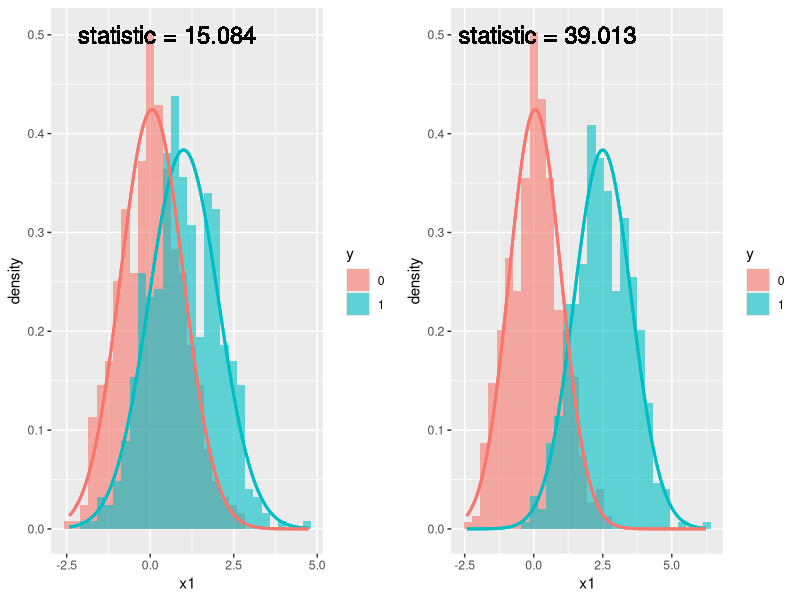

This chart was generated by the following R code:
# check if thelibraries are installed, otherwise install
if (!requireNamespace("GGally")) {
  install.packages("GGally")
}
if (!requireNamespace("ggplot2")) {
  install.packages("ggplot2")
}
if (!requireNamespace("mvtnorm")) {
  install.packages("mvtnorm")
}
if (!requireNamespace("gridExtra")) {
  install.packages("gridExtra")
}
if (!requireNamespace("ggpubr")) {
  install.packages("ggpubr")
}

library(gridExtra)
library(GGally)
library(ggplot2)
library(mvtnorm)

create_classification_task<- function(covariance_matrix,n_data,means){
  y = c(rep(1,n_data/2),rep(0,n_data/2))
  x = rmvnorm(n_data,
            mean = means,
            sigma = covariance_matrix
            )
  return(list(x=x,y=y))
}

#Parameters
variance=1
n_data=1000
covariance_matrix = matrix(c(variance,0,0,variance),ncol= 2)
task_data = create_classification_task(covariance_matrix = covariance_matrix,
                           n_data = n_data,
                           means = c(0,0)
                           )

create_histogram_plot <-function (task_data, translation){
  x1 = task_data$x[, 1]
  x2 = task_data$x[, 2]
  y = task_data$y
  x1[y==1] = x1[y==1]+translation * variance
  data = data.frame(x1=x1,x2=x2,y=y)
  data$y = as.factor(data$y)
  #calculate the t test for x1 and y and extract the p value
  t_test = t.test(data[data$y==1,]$x1,data[data$y==0,]$x1)
  statistic= t_test$statistic
  # Plot histogram and a line representing the gaussian of x1 for each y and add the p value in some text
  plot <- ggplot(data, aes(x = x1, fill = y)) +
  geom_histogram(alpha = 0.6, position = "identity",aes(y = ..density..)) +
  stat_function(fun = dnorm, args = list(mean = mean(data[data$y==1,]$x1),
   sd = sd(data[data$y==1,]$x1)), color = "#00BFC4", size = 1) +
  stat_function(fun = dnorm, args = list(mean = mean(data[data$y==0,]$x1),
   sd = sd(data[data$y==0,]$x1)), color = "#F8766D", size = 1) +
  theme(plot.title = element_text(hjust = 0.5)) +
  #labs(title = "Histogram of x1 for each y", x = "x1", y = "Count") +
  geom_text(aes(x = 0.5, y = 0.5,
   label = paste("statistic =", round(statistic, 3))), size = 6)
  
  return(plot)
}

plot1 = create_histogram_plot(task_data, 1) 
plot25 = create_histogram_plot(task_data, 2.5)
grid=grid.arrange(plot1,plot25, ncol=2)
#save the plot
ggsave("slides/09-feature-selection/figure/fs-t-test.png", grid, width = 20, height = 10, units = "cm")
